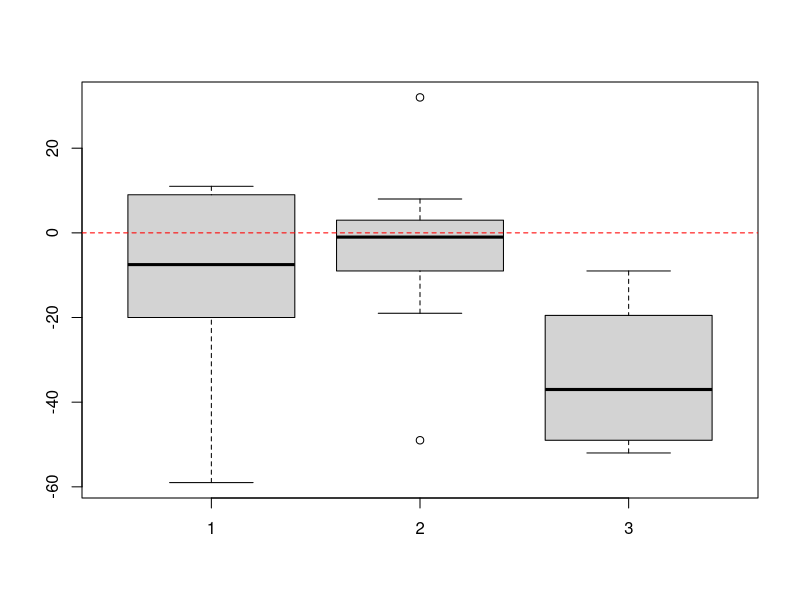

The R script that drew this image:
fcdata12 <- read.csv("FC12.csv", header=TRUE)
fcdata12$diff <- fcdata12$FC-fcdata12$Sys3
fcdata17 <- read.csv("FC17.csv", header=TRUE)
fcdata17$diff <- fcdata17$FC-fcdata17$Sys3
fcdata21 <- read.csv("FC21.csv", header=TRUE)
fcdata21$diff <- fcdata21$FC-fcdata21$Sys3

boxplot(fcdata12$diff, fcdata17$diff, fcdata21$diff)
abline(h = 0, col = "red", lty=2)

t.test(fcdata12$Sys3, fcdata12$FC, mu=0, conf=0.95)
t.test(fcdata17$Sys3, fcdata17$FC, mu=0, conf=0.95)
t.test(fcdata21$Sys3, fcdata21$FC, mu=0, conf=0.95)